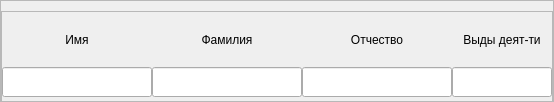
               <widget class="QFrame" name="search_resault_Frame">
                <property name="frameShape">
                 <enum>QFrame::StyledPanel</enum>
                </property>
                <property name="frameShadow">
                 <enum>QFrame::Raised</enum>
                </property>
                <layout class="QHBoxLayout" name="horizontalLayout_9">
                 <property name="spacing">
                  <number>0</number>
                 </property>
                 <property name="leftMargin">
                  <number>0</number>
                 </property>
                 <property name="topMargin">
                  <number>0</number>
                 </property>
                 <property name="rightMargin">
                  <number>0</number>
                 </property>
                 <property name="bottomMargin">
                  <number>0</number>
                 </property>
                 <item>
                  <widget class="QFrame" name="client_search_info_Frame">
                   <property name="minimumSize">
                    <size>
                     <width>400</width>
                     <height>100</height>
                    </size>
                   </property>
                   <property name="maximumSize">
                    <size>
                     <width>805</width>
                     <height>80</height>
                    </size>
                   </property>
                   <property name="frameShape">
                    <enum>QFrame::StyledPanel</enum>
                   </property>
                   <property name="frameShadow">
                    <enum>QFrame::Raised</enum>
                   </property>
                   <layout class="QGridLayout" name="gridLayout_4">
                    <property name="leftMargin">
                     <number>0</number>
                    </property>
                    <property name="topMargin">
                     <number>0</number>
                    </property>
                    <property name="rightMargin">
                     <number>0</number>
                    </property>
                    <property name="bottomMargin">
                     <number>0</number>
                    </property>
                    <property name="spacing">
                     <number>0</number>
                    </property>
                    <item row="3" column="3">
                     <widget class="QLabel" name="cl_activities_num_Label">
                      <property name="maximumSize">
                       <size>
                        <width>100</width>
                        <height>33</height>
                       </size>
                      </property>
                      <property name="styleSheet">
                       <string notr="true"/>
                      </property>
                      <property name="text">
                       <string>Выды деят-ти</string>
                      </property>
                      <property name="textFormat">
                       <enum>Qt::AutoText</enum>
                      </property>
                      <property name="alignment">
                       <set>Qt::AlignCenter</set>
                      </property>
                     </widget>
                    </item>
                    <item row="4" column="0">
                     <widget class="QLineEdit" name="cl_found_name_LineEdit">
                      <property name="minimumSize">
                       <size>
                        <width>150</width>
                        <height>30</height>
                       </size>
                      </property>
                      <property name="maximumSize">
                       <size>
                        <width>16777215</width>
                        <height>16777215</height>
                       </size>
                      </property>
                      <property name="readOnly">
                       <bool>true</bool>
                      </property>
                     </widget>
                    </item>
                    <item row="4" column="2">
                     <widget class="QLineEdit" name="cl_found_fathername_LineEdit">
                      <property name="minimumSize">
                       <size>
                        <width>150</width>
                        <height>30</height>
                       </size>
                      </property>
                      <property name="maximumSize">
                       <size>
                        <width>16777215</width>
                        <height>16777215</height>
                       </size>
                      </property>
                      <property name="readOnly">
                       <bool>true</bool>
                      </property>
                     </widget>
                    </item>
                    <item row="3" column="0">
                     <widget class="QLabel" name="cl_found_name_Label">
                      <property name="maximumSize">
                       <size>
                        <width>16777215</width>
                        <height>33</height>
                       </size>
                      </property>
                      <property name="styleSheet">
                       <string notr="true"/>
                      </property>
                      <property name="text">
                       <string>Имя</string>
                      </property>
                      <property name="textFormat">
                       <enum>Qt::AutoText</enum>
                      </property>
                      <property name="alignment">
                       <set>Qt::AlignCenter</set>
                      </property>
                     </widget>
                    </item>
                    <item row="4" column="1">
                     <widget class="QLineEdit" name="cl_found_secname_LineEdit">
                      <property name="minimumSize">
                       <size>
                        <width>150</width>
                        <height>30</height>
                       </size>
                      </property>
                      <property name="maximumSize">
                       <size>
                        <width>16777215</width>
                        <height>16777215</height>
                       </size>
                      </property>
                      <property name="readOnly">
                       <bool>true</bool>
                      </property>
                     </widget>
                    </item>
                    <item row="4" column="3">
                     <widget class="QLineEdit" name="cl_activities_num_LineEdit">
                      <property name="minimumSize">
                       <size>
                        <width>100</width>
                        <height>30</height>
                       </size>
                      </property>
                      <property name="maximumSize">
                       <size>
                        <width>100</width>
                        <height>16777215</height>
                       </size>
                      </property>
                      <property name="readOnly">
                       <bool>true</bool>
                      </property>
                     </widget>
                    </item>
                    <item row="3" column="1">
                     <widget class="QLabel" name="cl_found_secname_Label">
                      <property name="maximumSize">
                       <size>
                        <width>16777215</width>
                        <height>33</height>
                       </size>
                      </property>
                      <property name="styleSheet">
                       <string notr="true"/>
                      </property>
                      <property name="text">
                       <string>Фамилия</string>
                      </property>
                      <property name="textFormat">
                       <enum>Qt::AutoText</enum>
                      </property>
                      <property name="alignment">
                       <set>Qt::AlignCenter</set>
                      </property>
                     </widget>
                    </item>
                    <item row="3" column="2">
                     <widget class="QLabel" name="cl_found_fathername_Label">
                      <property name="maximumSize">
                       <size>
                        <width>16777215</width>
                        <height>33</height>
                       </size>
                      </property>
                      <property name="styleSheet">
                       <string notr="true"/>
                      </property>
                      <property name="text">
                       <string>Отчество</string>
                      </property>
                      <property name="textFormat">
                       <enum>Qt::AutoText</enum>
                      </property>
                      <property name="alignment">
                       <set>Qt::AlignCenter</set>
                      </property>
                     </widget>
                    </item>
                   </layout>
                  </widget>
                 </item>
                </layout>
               </widget>
